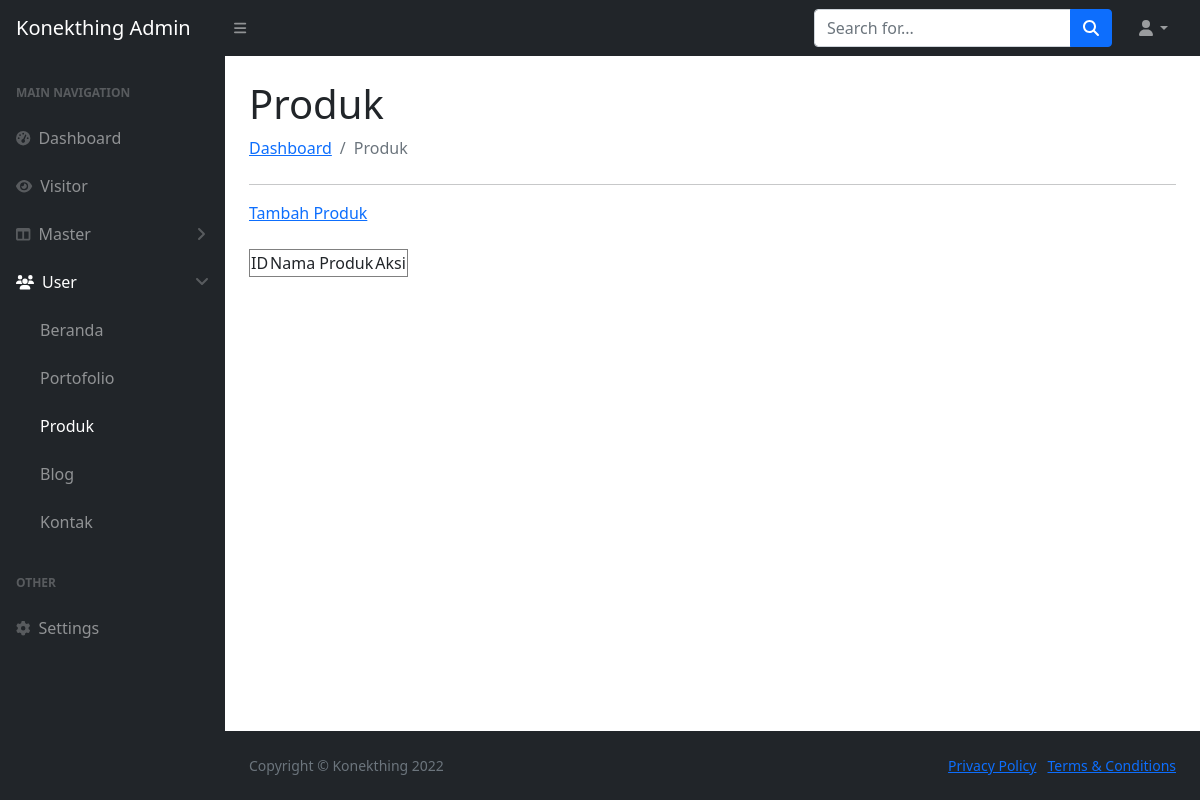
Page /index.php/produk on the earlier database version.
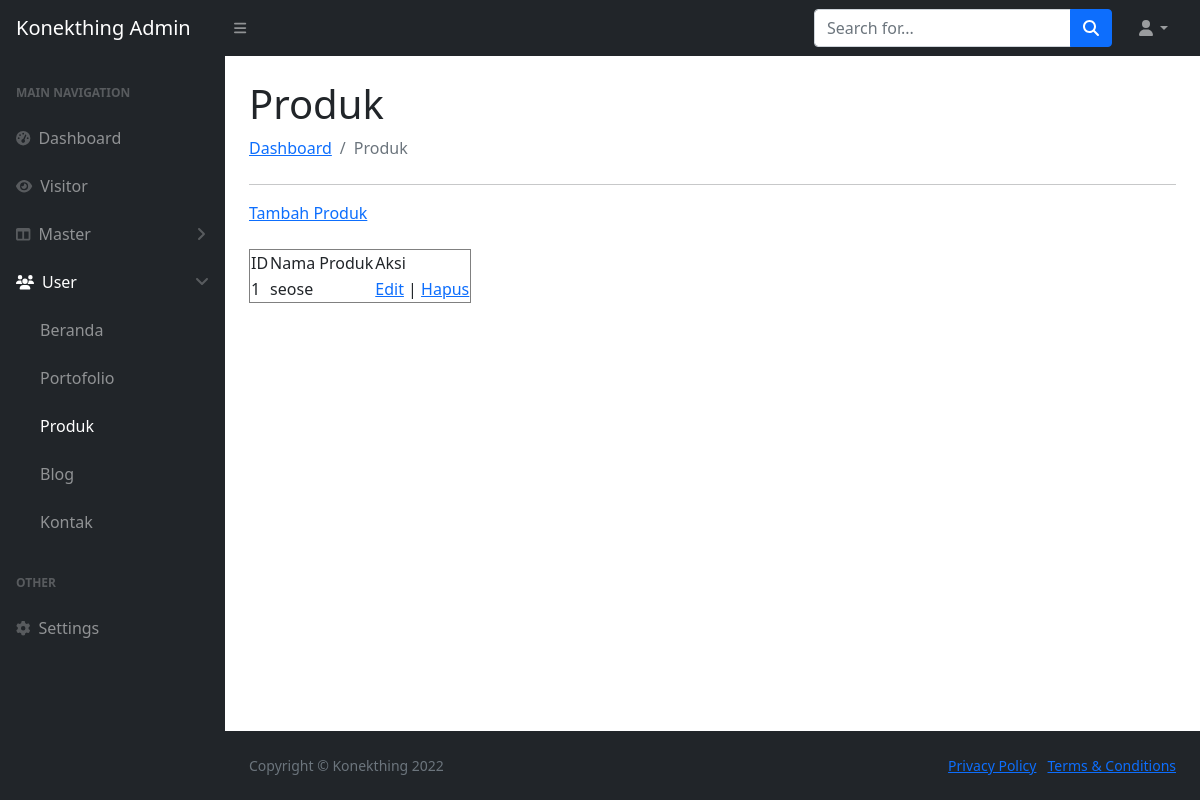
Same page on the later database version.
### tables this page shows
CREATE TABLE `produk` (
  `id` int(50) NOT NULL,
  `nama` varchar(50) NOT NULL
);

### application/controllers/produk.php (called while the page is built, shortened)
<?php
class produk extends CI_Controller
{
    public function __construct()
    {
        $this->load->model('model_produk');
    }
    public function index()
    {
        $queryAllProduk = $this->model_produk->getDataProduk();
        $DATA = array('queryAllPrdk' => $queryAllProduk);
        $title['title'] = 'Produk - Konekthing Admin';
        $this->load->view('header', $title);
        $this->load->view('admin/user/produk/produk', $DATA);
        $this->load->view('footer');
    }
}

### index.php (called while the page is built, shortened)
<?php
require_once BASEPATH.'core/CodeIgniter.php';

### application/models/model_produk.php (called while the page is built, shortened)
<?php
class model_produk extends CI_Model {
    function getDataProduk() {
        $query = $this->db->get('produk');
        return $query->result();
    }
}

### application/views/admin/user/produk/produk.php (the view)
<div id="layoutSidenav_content">
    <main>
        <div class="container-fluid px-4">
            <h1 class="mt-4">Produk</h1>
            <ol class="breadcrumb mb-4">
                <li class="breadcrumb-item"><a href="<?= base_url('dashboard') ?>">Dashboard</a></li>
                <li class="breadcrumb-item active">Produk</li>
            </ol>
            <div>
                <hr>
                <table border="1">
                    <a href="<?= base_url('produk/tambah_produk') ?>">Tambah Produk</a>
                    <br>
                    <br>
                    <tr>
                        <td>ID</td>
                        <td>Nama Produk</td>
                        <td>Aksi</td>
                    </tr>
                    <?php
                    $count = 0;
                    foreach ($queryAllPrdk as $row) {
                        $count = $count + 1;
                    ?>
                        <tr>
                            <td><?= $count ?></td>
                            <td><?= $row->nama ?></td>
                            <td><a href="<?= base_url('produk/edit_produk') ?>/<?= $row->id ?>">Edit</a> | <a href="<?= base_url('produk/fungsi_hapus') ?>/<?= $row->id ?>">Hapus</a></td>
                        </tr>
                    <?php
                    }
                    ?>
                </table>
            </div>
        </div>
    </main>

Differences in the rows shown:
added produk: nama "seose"
